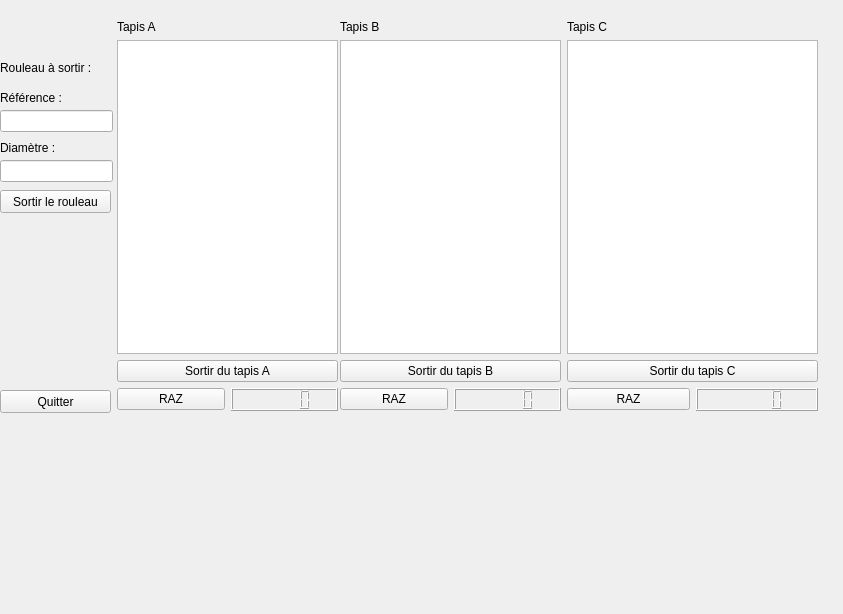
<?xml version="1.0" encoding="UTF-8"?>
<ui version="4.0">
 <class>TestTapis</class>
 <widget class="QWidget" name="TestTapis">
  <property name="geometry">
   <rect>
    <x>0</x>
    <y>0</y>
    <width>843</width>
    <height>614</height>
   </rect>
  </property>
  <property name="windowTitle">
   <string>TestTapis</string>
  </property>
  <widget class="QLabel" name="label_4">
   <property name="geometry">
    <rect>
     <x>0</x>
     <y>60</y>
     <width>111</width>
     <height>16</height>
    </rect>
   </property>
   <property name="text">
    <string>Rouleau à sortir :</string>
   </property>
  </widget>
  <widget class="QLabel" name="label_5">
   <property name="geometry">
    <rect>
     <x>0</x>
     <y>90</y>
     <width>81</width>
     <height>16</height>
    </rect>
   </property>
   <property name="text">
    <string>Référence :</string>
   </property>
  </widget>
  <widget class="QLabel" name="label_6">
   <property name="geometry">
    <rect>
     <x>0</x>
     <y>140</y>
     <width>58</width>
     <height>15</height>
    </rect>
   </property>
   <property name="text">
    <string>Diamètre :</string>
   </property>
  </widget>
  <widget class="QLineEdit" name="lineEditReference">
   <property name="geometry">
    <rect>
     <x>0</x>
     <y>110</y>
     <width>113</width>
     <height>22</height>
    </rect>
   </property>
  </widget>
  <widget class="QLineEdit" name="lineEditDiametre">
   <property name="geometry">
    <rect>
     <x>0</x>
     <y>160</y>
     <width>113</width>
     <height>22</height>
    </rect>
   </property>
  </widget>
  <widget class="QPushButton" name="pushButtonSortirLeRouleau">
   <property name="geometry">
    <rect>
     <x>0</x>
     <y>190</y>
     <width>111</width>
     <height>23</height>
    </rect>
   </property>
   <property name="text">
    <string>Sortir le rouleau</string>
   </property>
  </widget>
  <widget class="QPushButton" name="pushButtonQuitter">
   <property name="geometry">
    <rect>
     <x>0</x>
     <y>390</y>
     <width>111</width>
     <height>23</height>
    </rect>
   </property>
   <property name="text">
    <string>Quitter</string>
   </property>
  </widget>
  <widget class="QWidget" name="">
   <property name="geometry">
    <rect>
     <x>117</x>
     <y>20</y>
     <width>221</width>
     <height>391</height>
    </rect>
   </property>
   <layout class="QVBoxLayout" name="verticalLayout">
    <item>
     <widget class="QLabel" name="label">
      <property name="text">
       <string>Tapis A</string>
      </property>
     </widget>
    </item>
    <item>
     <widget class="QTextEdit" name="textEditTapisA"/>
    </item>
    <item>
     <widget class="QPushButton" name="pushButtonSortirDuTapisA">
      <property name="text">
       <string>Sortir du tapis A</string>
      </property>
     </widget>
    </item>
    <item>
     <layout class="QHBoxLayout" name="horizontalLayout">
      <item>
       <widget class="QPushButton" name="pushButtonRAZTapisA">
        <property name="text">
         <string>RAZ</string>
        </property>
       </widget>
      </item>
      <item>
       <widget class="QLCDNumber" name="lcdNumberTapisA"/>
      </item>
     </layout>
    </item>
   </layout>
  </widget>
  <widget class="QWidget" name="">
   <property name="geometry">
    <rect>
     <x>340</x>
     <y>20</y>
     <width>221</width>
     <height>391</height>
    </rect>
   </property>
   <layout class="QVBoxLayout" name="verticalLayout_2">
    <item>
     <widget class="QLabel" name="label_2">
      <property name="text">
       <string>Tapis B</string>
      </property>
     </widget>
    </item>
    <item>
     <widget class="QTextEdit" name="textEditTapisB"/>
    </item>
    <item>
     <widget class="QPushButton" name="pushButtonSortirDuTapisB">
      <property name="text">
       <string>Sortir du tapis B</string>
      </property>
     </widget>
    </item>
    <item>
     <layout class="QHBoxLayout" name="horizontalLayout_2">
      <item>
       <widget class="QPushButton" name="pushButtonRAZTapisB">
        <property name="text">
         <string>RAZ</string>
        </property>
       </widget>
      </item>
      <item>
       <widget class="QLCDNumber" name="lcdNumberTapisB"/>
      </item>
     </layout>
    </item>
   </layout>
  </widget>
  <widget class="QWidget" name="">
   <property name="geometry">
    <rect>
     <x>567</x>
     <y>20</y>
     <width>251</width>
     <height>391</height>
    </rect>
   </property>
   <layout class="QVBoxLayout" name="verticalLayout_3">
    <item>
     <widget class="QLabel" name="label_3">
      <property name="text">
       <string>Tapis C</string>
      </property>
     </widget>
    </item>
    <item>
     <widget class="QTextEdit" name="textEditTapisC"/>
    </item>
    <item>
     <widget class="QPushButton" name="pushButtonSortirDuTapisC">
      <property name="text">
       <string>Sortir du tapis C</string>
      </property>
     </widget>
    </item>
    <item>
     <layout class="QHBoxLayout" name="horizontalLayout_3">
      <item>
       <widget class="QPushButton" name="pushButtonRAZTapisC">
        <property name="text">
         <string>RAZ</string>
        </property>
       </widget>
      </item>
      <item>
       <widget class="QLCDNumber" name="lcdNumberTapisC"/>
      </item>
     </layout>
    </item>
   </layout>
  </widget>
 </widget>
 <resources/>
 <connections>
  <connection>
   <sender>pushButtonQuitter</sender>
   <signal>clicked()</signal>
   <receiver>TestTapis</receiver>
   <slot>close()</slot>
   <hints>
    <hint type="sourcelabel">
     <x>31</x>
     <y>403</y>
    </hint>
    <hint type="destinationlabel">
     <x>19</x>
     <y>351</y>
    </hint>
   </hints>
  </connection>
 </connections>
</ui>
